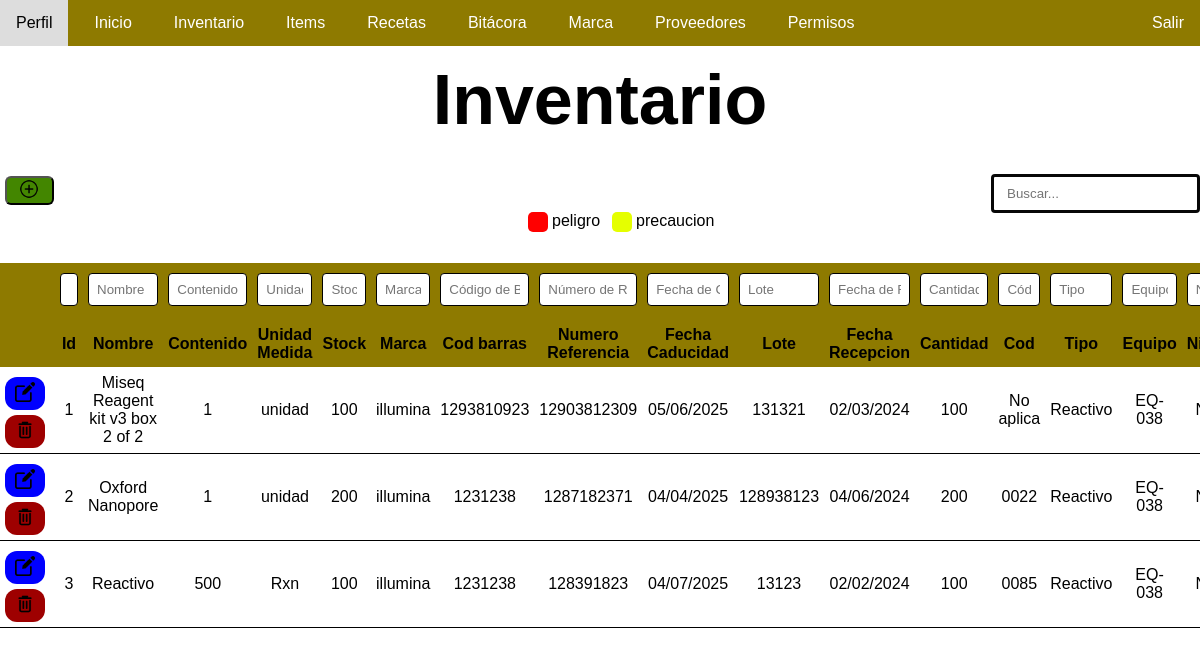
/inventario/ (signed in), run on the app's committed database.
### app/models.py (models this page shows, shortened)
class Registro(models.Model):
    item = models.ForeignKey(Item, on_delete=models.CASCADE)
    cod_barras = models.CharField(max_length=100)
    no_referencia_inv = models.CharField(max_length=100)
    fecha_caducidad = models.DateField(null=True, blank=True)
    lote = models.CharField(max_length=100)
    fecha_recepcion = models.DateField()
    cantidad = models.IntegerField(blank=False, null=False)
    cod = models.CharField(max_length=100)
    status = models.IntegerField()
    usuario = models.ForeignKey(User, on_delete=models.SET_NULL, null=True, blank=True)

class Item(models.Model):
    nombre = models.CharField(max_length=60, null=False, verbose_name='nombre')
    contenido = models.IntegerField(null=False)
    unidad_de_medida = models.CharField(max_length=30, null=False, verbose_name='unidad_medida')
    stock = models.IntegerField(default=0, blank=True)
    stock_minimo = models.IntegerField(default=0, blank=True)  # Campo agregado
    types = models.ManyToManyField(Type, related_name='items')
    locations = models.ManyToManyField(Location, related_name='items')
    marcas = models.ManyToManyField(Marca, related_name='items')
    proveedores = models.ManyToManyField(Proveedor, related_name='items')
    usuario = models.ForeignKey(User, on_delete=models.SET_NULL, null=True, blank=True)

class Marca(models.Model):
    nombre = models.CharField(max_length=100)
    descripcion = models.TextField()
    usuario = models.ForeignKey(User, on_delete=models.SET_NULL, null=True, blank=True)

class Type(models.Model):
    nombre = models.CharField(max_length=100)
    descripcion = models.CharField(max_length=255)

class Location(models.Model):
    equipo = models.CharField(max_length=100)
    nivel = models.CharField(max_length=50)
    descripcion = models.CharField(max_length=255)

### app/views.py (the view)
# urls.py: path('inventario/', views.inventario),
@permission_required('app.view_registro')
@login_required
def inventario(request):
    items = Item.objects.all()
    registros = Registro.objects.all()
    types = Type.objects.all()
    locations = Location.objects.all()
    Marcas = Marca.objects.all()
    items_with_stock_minimo = {item.id: item.stock_minimo for item in items}
    return render(request, 'inventario.html', {
        'items': items,
        'registros': registros,
        'types': types,
        'locations': locations,
        'Marcas': Marcas,
        'items_with_stock_minimo': items_with_stock_minimo
    })

### app/templates/inventario.html (shortened to what this page needs)
{% load static %}
<!DOCTYPE html>
<html lang="en">
<head>
    <link rel="stylesheet" type="text/css" href="{% static 'css/inventario.css' %}">
</head>
<body>
    <div class="container">
        <nav class="navbar">
            <ul>
                <li><a href="/perfil/">Perfil</a></li>
                <li><a href="/">Inicio</a></li>
                {%if perms.app.view_registro%}
                <li><a href="/inventario/">Inventario</a></li>
                {%endif%}
                {% if perms.app.view_item %}
                <li><a href="{% url 'listar_items' %}">Items</a></li>
                {% endif %}
                <li><a href="/recetas/">Recetas</a></li>
                <li><a href="/bitacora/">Bitácora</a></li>
                {% if perms.app.view_marca %}
                <li><a href="/marca/">Marca</a></li>
                {% endif %}
                {% if perms.app.view_proveedor %}
                <li><a href="/proveedores/">Proveedores</a></li>
                {% endif %}
                {% if perms.app.view_auth_permission %}
                <li><a href="/asignar-permisos/">Permisos</a></li>
                {% endif %}
                <li>
                    <div class="cerrar-sesion"><a href="{% url 'salir' %}" class="cerrar-sesion">Salir</a></div>
                </li>
            </ul>
        </nav>
        <h1>Inventario</h1>
        <div class='color_p'>
            <div class="color-rojo">
            </div>
            <p>peligro</p>
        </div>
        <div class='color_a'>
            <div class="color-amarillo">
            </div>
            <p class='ama'>precaucion</p>
        </div>
        <div class="search-bar">
            <form>
                <input type="text" id="search-input" name="search" placeholder="Buscar...">
            </form>
        </div>
        {%if perms.app.add_registro%}
        <button type="button" class='insertar' onclick="window.location.href='{% url 'insertar_r'%}'" alt="registrar item">
            <img src="{% static 'imagenes/insertar.png' %}" class="insertar-imagen" alt="registrar item"></button>
        {%endif%}
        <table class="default">
            <thead>
                <tr>
                    <th>
                    </th>
                    <th>
                        <form class="filter-form">
                            <input type="text" id="id-filter" placeholder="Id" class="filter-input">
                        </form>
                    </th>
                    <th>
                        <form class="filter-form">
                            <input type="text" id="nombre-filter" placeholder="Nombre" class="filter-input">
                        </form>
                    </th>
                    <th>
                        <form class="filter-form">
                            <input type="text" id="contenido-filter" placeholder="Contenido" class="filter-input">
                        </form>
                    </th>
                    <th>
                        <form class="filter-form">
                            <input type="text" id="unidad-medida-filter" placeholder="Unidad de Medida" class="filter-input">
                        </form>
                    </th>
                    <th>
                        <form class="filter-form">
                            <input type="text" id="stock-filter" placeholder="Stock" class="filter-input">
                        </form>
                    </th>
                    <th>
                        <form class="filter-form">
                            <input type="text" id="marca-filter" placeholder="Marca" class="filter-input">
                        </form>
                    </th>
                    <th>
                        <form class="filter-form">
                            <input type="text" id="cod-barras-filter" placeholder="Código de Barras" class="filter-input">
                        </form>
                    </th>
                    <th>
                        <form class="filter-form">
                            <input type="text" id="numero-referencia-filter" placeholder="Número de Referencia" class="filter-input">
                        </form>
                    </th>
                    <th>
                        <form class="filter-form">
                            <input type="text" id="fecha-caducidad-filter" placeholder="Fecha de Caducidad" class="filter-input">
                        </form>
                    </th>
                    <th>
                        <form class="filter-form">
                            <input type="text" id="lote-filter" placeholder="Lote" class="filter-input">
                        </form>
                    </th>
                    <th>
                        <form class="filter-form">
                            <input type="text" id="fecha-recepcion-filter" placeholder="Fecha de Recepción" class="filter-input">
                        </form>
                    </th>
                    <th>
                        <form class="filter-form">
                            <input type="text" id="cantidad-filter" placeholder="Cantidad" class="filter-input">
                        </form>
                    </th>
                    <th>
                        <form class="filter-form">
                            <input type="text" id="cod-filter" placeholder="Código" class="filter-input">
                        </form>
                    </th>
                    <th>
                        <form class="filter-form">
                            <input type="text" id="tipo-filter" placeholder="Tipo" class="filter-input">
                        </form>
                    </th>
                    <th>
                        <form class="filter-form">
                            <input type="text" id="equipo-filter" placeholder="Equipo" class="filter-input">
                        </form>
                    </th>
                    <th>
                        <form class="filter-form">
                            <input type="text" id="nivel-filter" placeholder="Nivel" class="filter-input">
                        </form>
                    </th>
                </tr>
                <tr>
                    <th></th>
                    <th>Id</th>
                    <th>Nombre</th>
                    <th>Contenido</th>
                    <th>Unidad Medida</th>
                    <th>Stock</th>
                    <th>Marca</th>
                    <th>Cod barras</th>
                    <th>Numero Referencia</th>
                    <th>Fecha Caducidad</th>
                    <th>Lote</th>
                    <th>Fecha Recepcion</th>
                    <th>Cantidad</th>
                    <th>Cod</th>
                    <th>Tipo</th>
                    <th>Equipo</th>
                    <th>Nivel</th>
                </tr>
            </thead>
            <tbody>
                {% for registro in registros %}
                <tr>
                    <td>
                        {% if perms.app.change_registro %}
                        <button type="button" onclick="window.location.href='{% url 'editar_registro' registro.id %}'" class="editar">
                            <img src="{% static 'imagenes/editar.png' %}" alt="Editar">
                        </button>
                        {% endif %}
                        <br>
                        {% if perms.app.delete_registro %}
                        <button type="button" class="eliminar" data-registro-id="{{ registro.id }}">
                            <img src="{% static 'imagenes/borrar.png' %}" alt="Borrar">
                        </button>
                        {% endif %}
                    </td>
                    <td>{{ registro.id }}</td>
                    <td>{{ registro.item.nombre }}</td>
                    <td>{{ registro.item.contenido }}</td>
                    <td>{{ registro.item.unidad_de_medida }}</td>
                    <td class="stock-cell">{{ registro.item.stock }}</td>
                    <td>
                        {% for marca in registro.item.marcas.all %}
                            {{ marca.nombre }}
                        {% endfor %}
                    </td>
                    <td>{{ registro.cod_barras }}</td>
                    <td>{{ registro.no_referencia_inv }}</td>
                    <td>{{ registro.fecha_caducidad|date:"d/m/Y" }}</td>
                    <td>{{ registro.lote }}</td>
                    <td>{{ registro.fecha_recepcion|date:"d/m/Y" }}</td>
                    <td>{{ registro.cantidad }}</td>
                    <td>{{ registro.cod }}</td>
                    <td>
                        {% for type in registro.item.types.all %}
                            {{ type.nombre }}
                        {% endfor %}
                    </td>
                    <td>
                        {% for location in registro.item.locations.all %}
                            {{ location.equipo }}
                        {% endfor %}
                    </td>
                    <td>
                    </td>
                </tr>
                {% endfor %}
            </tbody>
        </table>
    </div>
</body>
</html>

### app/static/css/inventario.css (style rules this page uses)
body { margin: 0; padding: 0; font-family: Arial, sans-serif; }
.container { width: 100%; margin: auto; overflow: auto; display: auto; position: relative; margin-top: 60px; }
.navbar { background-color: #8E7A00; overflow: hidden; margin: auto; position: fixed; top: 0; width: 100%; z-index: 1000; }
.navbar ul { list-style-type: none; margin: 0; padding: 0; overflow: hidden; display: flex; }
.navbar ul li { margin-right: 10px; }
.navbar ul li a { display: block; color: white; text-align: center; padding: 14px 16px; text-decoration: none; }
.navbar ul li a.cerrar-sesion { position: absolute; color: white; text-align: center; padding: 14px 16px; text-decoration: none; right: 0; }
table { width: 100%; height: 80%; border-collapse: collapse; margin-top: 60px; }
td { padding: 5px; text-align: center; border-bottom: 1px solid rgb(0, 0, 0); cursor: pointer; }
th { padding: 5px; text-align: center; border-bottom: 0px solid rgb(0, 0, 0); }
th { background-color: #8E7A00; position: sticky; top: 0; }
.search-bar { position: absolute; top: 0; right: 0; margin-top: 1%; display: flex; align-items: center; justify-content: flex-end; }
.search-bar form { display: flex; align-items: center; }
.search-bar input[type="text"] { position: relative; border: 3px solid #070707; border-radius: 4px; padding: 9px 13px; width: 100%; margin-top: 49%; }
table input[type="text"], input[type="date"], select[type="select"], input[type="number"] { width: 100%; padding: 8px; box-sizing: border-box; border: 1px solid #000000; border-radius: 4px; margin-top: 5px; margin-bottom: 10px; transition: border-color 0.3s; }
table.default td button { margin-right: 5px; padding: 5px 10px; border: none; cursor: pointer; margin-top: 5px; }
.eliminar { background-color: rgb(158, 0, 0); border-radius: 12px; cursor: pointer; }
.eliminar img { width: 20px; height: 20px; }
.editar { background-color: blue; border-radius: 12px; cursor: pointer; padding: 0; }
.editar img { width: 20px; height: 20px; }
.insertar { width: 49px; position: relative; margin-right: 1%; cursor: pointer; background-color: rgb(67, 134, 0); border-radius: 6px; margin-bottom: -1%; margin-left: .4%; margin-top: 3%; }
.insertar-imagen { width: 20px; height: 20px; }
h1 { font-size: 70px; position: sticky; text-align: center; display: block; margin: auto; font-family: sans-serif; }
.color_p { position: absolute; margin-left: 44%; margin-top: 6%; }
.color-rojo { position: absolute; background-color: red; width: 20px; height: 20px; margin-left: 0px; border-radius: 5px; }
p { display: inline; text-align: center; font-family: sans-serif; margin-left: 24px; }
.color_a { position: absolute; margin-left: 51%; margin-top: 6%; }
.color-amarillo { position: absolute; background-color: rgb(229, 255, 0); width: 20px; height: 20px; margin-left: 0px; border-radius: 5px; }
.ama { display: inline; text-align: center; font-family: sans-serif; margin-left: 24px; }

### data on the page
Registro: id "1", item.nombre "Miseq Reagent kit v3 box 2 of 2", item.contenido "1", item.unidad_de_medida "unidad", item.stock "100", cod_barras "1293810923", no_referencia_inv "12903812309", fecha_caducidad "05/06/2025", lote "131321", fecha_recepcion "02/03/2024", cantidad "100", cod "No aplica"
Marca: nombre "illumina"
Type: nombre "Reactivo"
Location: equipo "EQ-038"
Registro: id "2", item.nombre "Oxford Nanopore", item.contenido "1", item.unidad_de_medida "unidad", item.stock "200", cod_barras "1231238", no_referencia_inv "1287182371", fecha_caducidad "04/04/2025", lote "128938123", fecha_recepcion "04/06/2024", cantidad "200", cod "0022"
Location: equipo "EQ-038"
Registro: id "3", item.nombre "Reactivo", item.contenido "500", item.unidad_de_medida "Rxn", item.stock "100", cod_barras "1231238", no_referencia_inv "128391823", fecha_caducidad "04/07/2025", lote "13123", fecha_recepcion "02/02/2024", cantidad "100", cod "0085"
